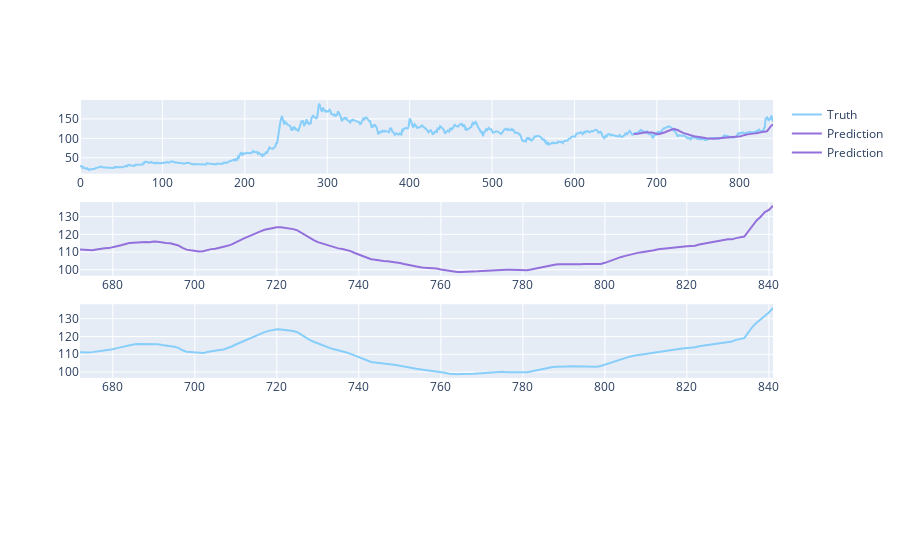

Notebook cell for this chart:
### Code cell
test_vals = temp.index[x_len:]
fig = make_subplots(rows=4, cols=1)
fig.add_trace(go.Scatter(x=temp.index, y=df.Close,
                         name='Truth',
                         marker_color='LightSkyBlue'), row=1, col=1)


fig.add_trace(go.Scatter(x=test_vals,
                         y=y_pred,
                         name='Prediction',
                         marker_color='MediumPurple'), row=1, col=1)


fig.add_trace(go.Scatter(x=test_vals,
                         y=y_pred,
                         name='Prediction',
                         marker_color='MediumPurple'), row=2, col=1)
fig = make_subplots(rows=3, cols=1)
fig.add_trace(go.Scatter(x=temp.index // 15, y=df.Close,
                         name='Truth',
                         marker_color='LightSkyBlue'), row=1, col=1)


fig.add_trace(go.Scatter(x=(len(temp) // 15 + (temp.index // 15)),
                         y=y_pred,
                         name='Prediction',
                         marker_color='MediumPurple'), row=2, col=1)

fig.add_trace(go.Scatter(x=(len(temp) // 15 + (temp.index // 15)),
                         y=y_test,
                         name='Truth',
                         marker_color='LightSkyBlue',
                         showlegend=False), row=3, col=1)



fig.show()

fig.add_trace(go.Scatter(x=test_vals,
                         y=y_test,
                         name='Truth',
                         marker_color='LightSkyBlue',
                         showlegend=False), row=3, col=1)

# )


fig.show()

### Figure 1 — Plotly figure (JSON) as saved in the notebook; plotly's stock layout.template omitted (floating-point values rounded to 4 significant figures; data arrays with more than 128 entries replaced by an {"elided": "..."} marker saying what was removed)
{"data": [{"marker": {"color": "LightSkyBlue"}, "name": "Truth", "type": "scatter", "x": {"elided": "870 int values"}, "xaxis": "x", "y": {"elided": "836 float values"}, "yaxis": "y"}, {"marker": {"color": "MediumPurple"}, "name": "Prediction", "type": "scatter", "x": {"elided": "202 int values"}, "xaxis": "x", "y": {"elided": "168 float values"}, "yaxis": "y"}, {"marker": {"color": "MediumPurple"}, "name": "Prediction", "type": "scatter", "x": {"elided": "202 int values"}, "xaxis": "x2", "y": {"elided": "168 float values"}, "yaxis": "y2"}, {"marker": {"color": "LightSkyBlue"}, "name": "Truth", "showlegend": false, "type": "scatter", "x": {"elided": "202 int values"}, "xaxis": "x3", "y": {"elided": "168 float values"}, "yaxis": "y3"}], "layout": {"xaxis": {"anchor": "y", "domain": [0, 1]}, "xaxis2": {"anchor": "y2", "domain": [0, 1]}, "xaxis3": {"anchor": "y3", "domain": [0, 1]}, "xaxis4": {"anchor": "y4", "domain": [0, 1]}, "yaxis": {"anchor": "x", "domain": [0.8063, 1]}, "yaxis2": {"anchor": "x2", "domain": [0.5375, 0.7312]}, "yaxis3": {"anchor": "x3", "domain": [0.2687, 0.4625]}, "yaxis4": {"anchor": "x4", "domain": [0, 0.1938]}}}
